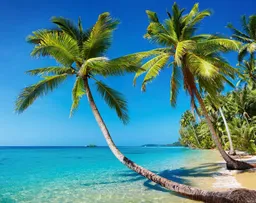
#> input picture 1.webp, 256 x 203 px, shrunk from 1200 x 950 before the run
$ python line_detection.py
#> lines starting #> are read from the running program, lines starting #| are printed output that depends on the picture
import cv2
import numpy as np
import matplotlib.pyplot as plt
import math

def line_kernal(pic,i,j,k):
    kernel = []
    kernel.append(np.array([[-1, -1, -1],
                       [2, 2, 2],
                       [-1, -1, -1]]))

    kernel.append(np.array([[2, -1, -1],
                       [-1, 2, -1],
                       [-1, -1, -1]]))

    kernel.append(np.array([[-1, 2, -1],
                       [-1, 2, -1],
                       [-1, 2, -1]]))

    kernel.append(np.array([[-1, -1, 2],
                       [-1, 2, -1],
                       [2, -1, -1]]))
    sub_img = pic[i - 1:i + 2, j - 1:j + 2]

    Max = 0
    for i in range(4):
        result = kernel[i] * sub_img
        result = abs(np.sum(result)) * k
        if Max < result:
            Max = result

    return round(result)


img_cv   = cv2.imread('1.webp')
#> img_cv is the input picture: shape (203, 256, 3); mean B, G, R 147.7, 136, 72.2
print("img_cv:",img_cv.shape)
#| img_cv: (203, 256, 3)

gray=cv2.cvtColor(img_cv,cv2.COLOR_BGR2GRAY)
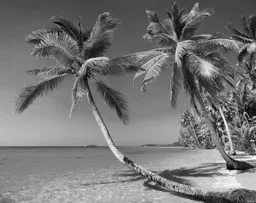
#> gray: shape (203, 256); min 2, max 253, mean 118.3
print("gray:",gray.shape)
#| gray: (203, 256)


img_laplacian_sharpening = np.zeros((len(gray),len(gray[0])),dtype='uint8')
#> img_laplacian_sharpening: shape (203, 256); every value is 0
for i in range(1,len(gray)-1):
    for ii in range(1,len(gray[0])-1):
        img_laplacian_sharpening[i][ii] = line_kernal(gray,i,ii,0.3)
#> this loop made 201 passes
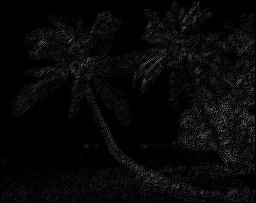
#> img_laplacian_sharpening: shape (203, 256); min 0, max 128, mean 8.2

cv2.imwrite('line_detection.jpg',img_laplacian_sharpening)

$ run again, with fft_shift.jpg saved as 1.webp
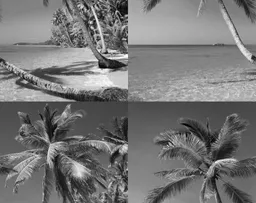
#> input picture fft_shift.jpg, 256 x 203 px, shrunk from 1200 x 950 before the run
#> img_cv is the input picture: shape (203, 256, 3); mean B, G, R 118.3, 118.3, 118.3
#| img_cv: (203, 256, 3)
#| gray: (203, 256)
#> the loop `for i in range(1,len(gray)-1):` made 201 passes
#> after the loop `for i in range(1,len(gray)-1):`:
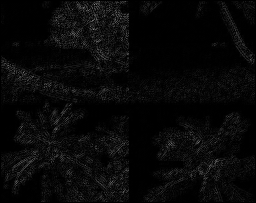
#> img_laplacian_sharpening: shape (203, 256); min 0, max 132, mean 8.1
